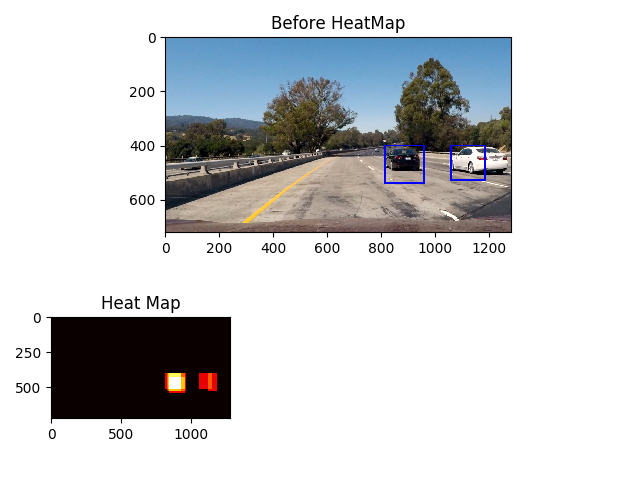
#> input picture output_images/02_sliding_windows_1.png, 640 x 480 px, given as the content of the folder training_images/vehicles, which was not available
$ python 01_hog.py   (older library calls are emulated)
#> lines starting #> are read from the running program, lines starting #| are printed output that depends on the picture; pictures that were not available may be replaced by others from this repository, and a replacement may not be noted
### helper_functions.py
import matplotlib.image as mpimg
import matplotlib.pyplot as plt
import numpy as np
import glob
import cv2
from skimage.feature import hog
import time


# [7 lines left out: function all_images, not called in this run]


def vehicle_images():
    vehicles = []
    for filename in glob.iglob('training_images/vehicles/**/*.png', recursive=True):
        vehicles.append(filename)
        # i += 1
        # print(filename, i)
    return vehicles


def non_vehicle_images():
    non_vehicles = []
    for filename in glob.iglob('training_images/non-vehicles/**/*.png', recursive=True):
        non_vehicles.append(filename)
        # i += 1
        # print(filename, i)
    return non_vehicles


# [9 lines left out: function convert_color, not called in this run]


# Define a function to return HOG features and visualization
def get_hog_features(img, orient, pix_per_cell, cell_per_block,
                     vis=False, feature_vec=True):
    # Call with two outputs if vis==True
    if vis:
        features, hog_image = hog(img, orientations=orient,
                                  pixels_per_cell=(pix_per_cell, pix_per_cell),
                                  cells_per_block=(cell_per_block, cell_per_block),
                                  transform_sqrt=True,
                                  visualise=vis, feature_vector=feature_vec)
        return features, hog_image
    # Otherwise call with one output
    else:
        features = hog(img, orientations=orient,
                       pixels_per_cell=(pix_per_cell, pix_per_cell),
                       cells_per_block=(cell_per_block, cell_per_block),
                       transform_sqrt=True,
                       visualise=vis, feature_vector=feature_vec)
        return features


# Define a function to compute binned color features
# [362 lines left out: functions bin_spatial, color_hist, extract_features, single_img_features, slide_window, search_windows and 6 more, not called in this run]


def visualize(fig, rows, cols, imgs, title, save=False):
    for i, img in enumerate(imgs):
        plt.subplot(rows, cols, i+1)
        if len(title) > 1:
            plt.title(title[i])
        else:
            plt.title(i+1)
        img_dims = len(img.shape)
        if img_dims < 3:
            plt.imshow(img, cmap='hot')
        else:
            plt.imshow(img)
    if save:
        fig.savefig("output_images/{}.png".format(title))


""""
[((800, 400), (900, 500)),
((850, 400), (950, 500)),
((1050, 400), (1150, 500)),
((1100, 400), (1200, 500)),
((1150, 400), (1250, 500)),
((875, 400), (925, 450)),
((1075, 400), (1125, 450)),
((825, 425), (875, 475)),
((814, 400), (889, 475)),
((851, 400), (926, 475)),
((1073, 400), (1148, 475)),
((1147, 437), (1222, 512)),
((1184, 437), (1259, 512)),
((400, 400), (500, 500))]
"""


# [4 lines that do not run on import are left out]

### 01_hog.py
import helper_functions as hf
import matplotlib.image as mpimg
import matplotlib.pyplot as plt
import numpy as np
import cv2
from sklearn.preprocessing import StandardScaler


# read / plot random vehicle and non-vehicle images use data_look func from lectures
def data_look(car_list, notcar_list):

    data_dict = dict()
    # Define a key in data_dict "n_cars" and store the number of car images
    data_dict["n_cars"] = len(car_list)
    # Define a key "n_notcars" and store the number of notcar images
    data_dict["n_notcars"] = len(notcar_list)
    # Read in a test image, either car or notcar
    car_ind = np.random.randint(0, len(cars))
    test_img = mpimg.imread(cars[car_ind])
#> test_img is the input picture: shape (480, 640, 4) float32; mean R, G, B, A 0.816, 0.821, 0.828, 1
    img_shape = test_img.shape
#> img_shape = (480, 640, 4)
    # Define a key "image_shape" and store the test image shape 3-tuple
    data_dict["image_shape"] = img_shape
    # Define a key "data_type" and store the data type of the test image.
    data_dict["data_type"] = test_img.dtype
    # Return data_dict
    return data_dict


cars = hf.vehicle_images()
notcars = hf.non_vehicle_images()
data_info = data_look(cars, notcars)

print('Your function returned a count of',
      data_info["n_cars"], ' cars and',
      data_info["n_notcars"], ' non-cars')
#| Your function returned a count of 1  cars and 1  non-cars
print('of size: ', data_info["image_shape"], ' and data type:',
      data_info["data_type"])
#| of size:  (480, 640, 4)  and data type: float32
# Just for fun choose random car / not-car indices and plot example images
car_ind = np.random.randint(0, len(cars))
#> car_ind = 0
notcar_ind = np.random.randint(0, len(notcars))

# Read in car / not-car images
car_image = mpimg.imread(cars[car_ind])
notcar_image = mpimg.imread(notcars[notcar_ind])

images = [car_image, notcar_image]
titles = ["Random Car Image", "Random Not Car Image"]
# Plot the examples
fig = plt.figure(figsize=(10, 5))
hf.visualize(fig, 1, 2, images, titles)
#> the loop in visualize, `for i, img in enumerate(imgs):` made 2 passes
#> img_dims on passes 1 to 2: 3, 3
plt.show()
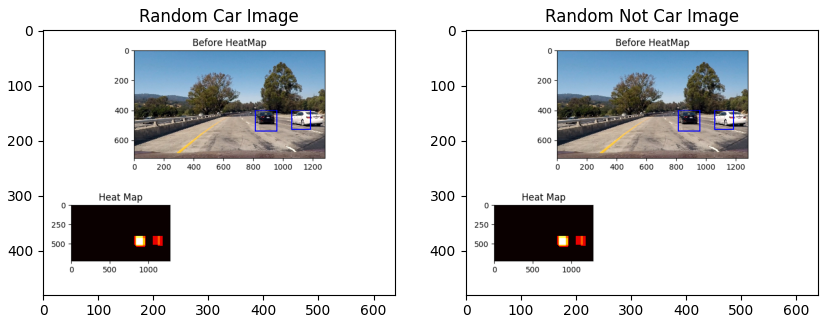
#> figure drawn by matplotlib, 2 panels
fig.savefig("output_images/00_car_notcar.png")


car_ind = np.random.randint(0, len(cars))
notcar_ind = np.random.randint(0, len(notcars))

# Read in car / not-car images
car_image = mpimg.imread(cars[car_ind])
notcar_image = mpimg.imread(notcars[notcar_ind])

# gray = cv2.cvtColor(image, cv2.COLOR_RGB2GRAY)
ycrcb_car = cv2.cvtColor(car_image, cv2.COLOR_RGB2YCrCb)
#> ycrcb_car: shape (480, 640, 3) float32; mean of channels 0, 1, 2 0.82, 0.497, 0.504
car_channel_1 = ycrcb_car[:, :, 0]
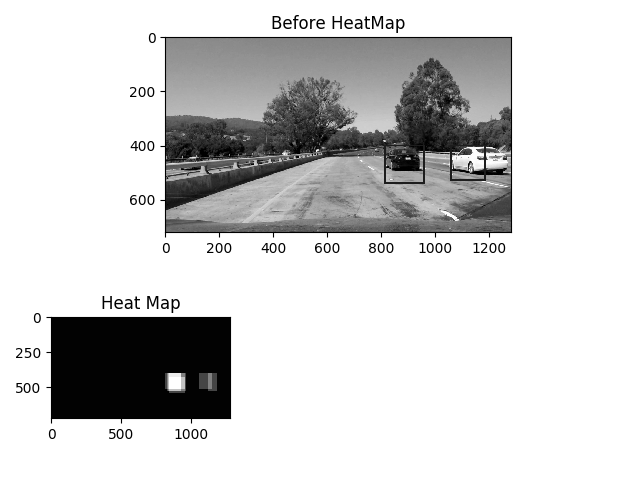
#> car_channel_1: shape (480, 640) float32; min 0, max 1, mean 0.82
car_channel_2 = ycrcb_car[:, :, 1]
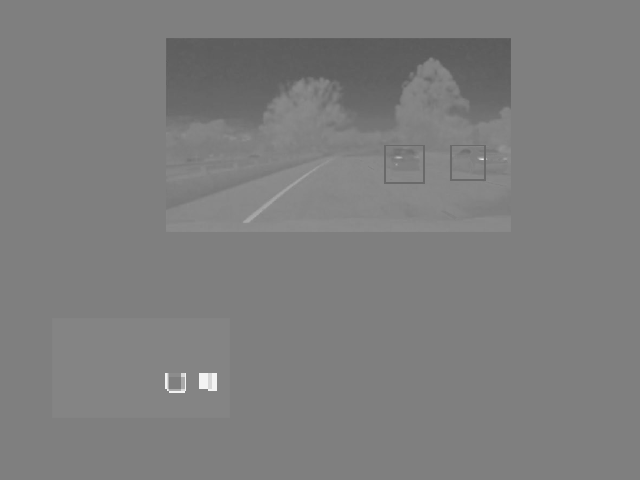
#> car_channel_2: shape (480, 640) float32; min 0.352, max 0.957, mean 0.496
car_channel_3 = ycrcb_car[:, :, 2]
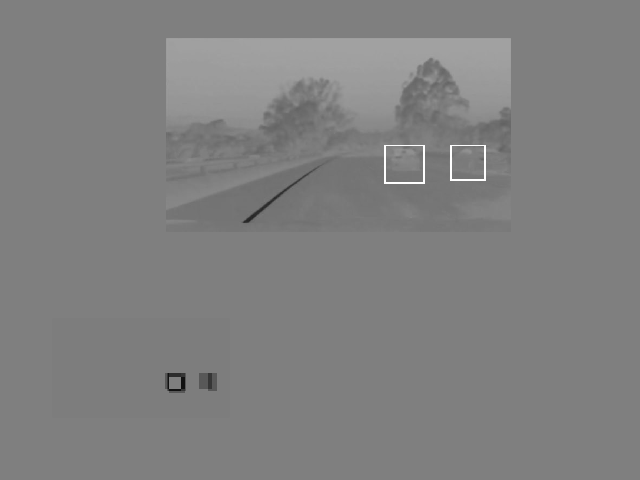
#> car_channel_3: shape (480, 640) float32; min 0.0704, max 1, mean 0.504

ycrcb_not_car = cv2.cvtColor(notcar_image, cv2.COLOR_RGB2YCrCb)
not_car_channel_1 = ycrcb_not_car[:, :, 0]
not_car_channel_2 = ycrcb_not_car[:, :, 1]
not_car_hannel_3 = ycrcb_not_car[:, :, 2]

# Define HOG parameters
orient = 9
pix_per_cell = 8
cell_per_block = 2

# Call our function with vis=True to see an image output
features_car, hog_image_car = hf.get_hog_features(car_channel_1, orient,
                                                  pix_per_cell, cell_per_block,
                                                  vis=True, feature_vec=True)
#> in get_hog_features, `features, hog_image = hog(img, orientations=orient, pixels_per_cell=(p..`:
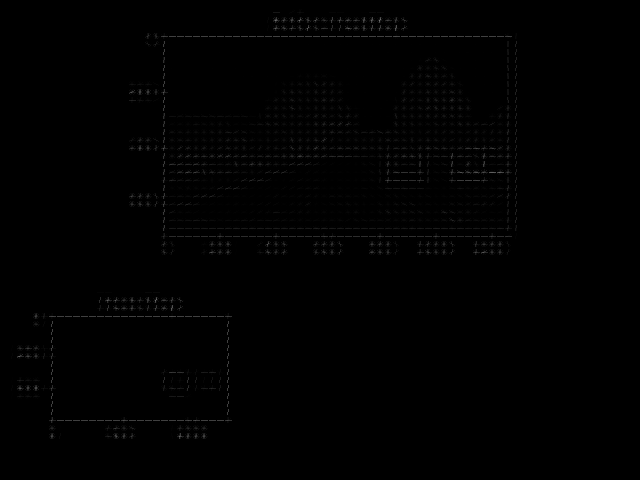
#> hog_image: shape (480, 640) float32; min 0, max 0.455, mean 0.004

features_not_car, hog_image_not_car = hf.get_hog_features(not_car_channel_1, orient,
                                                          pix_per_cell, cell_per_block,
                                                          vis=True, feature_vec=True)
print(hog_image_car.shape)
#| (480, 640)
print(features_car.shape)
#| (167796,)

img0 = car_image
img1 = hog_image_car
img2 = car_channel_1
img3 = car_channel_2
img4 = car_channel_3
img5 = notcar_image
img6 = hog_image_not_car
img7 = not_car_channel_1
img8 = not_car_channel_2
img9 = not_car_hannel_3


images = [img0, img1, img2, img3, img4, img5, img6, img7, img8, img9]
titles = ["Image", "Hog Image", "Y Channel", "Cr Channel", "Cb Channel",
          "Not Car Image", "Hog Image", "Y Channel", "Cr Channel", "Cb Channel"]

fig = plt.figure(figsize=(10, 4))
hf.visualize(fig, 2, 5, images, titles)
#> the loop in visualize (call 2), `for i, img in enumerate(imgs):` made 10 passes
#> img_dims on passes 1 to 10: 3, 2, 2, 2, 2, 3, 2, 2, 2, 2
plt.show()

fig.savefig("output_images/01_hog_visualization.png")
